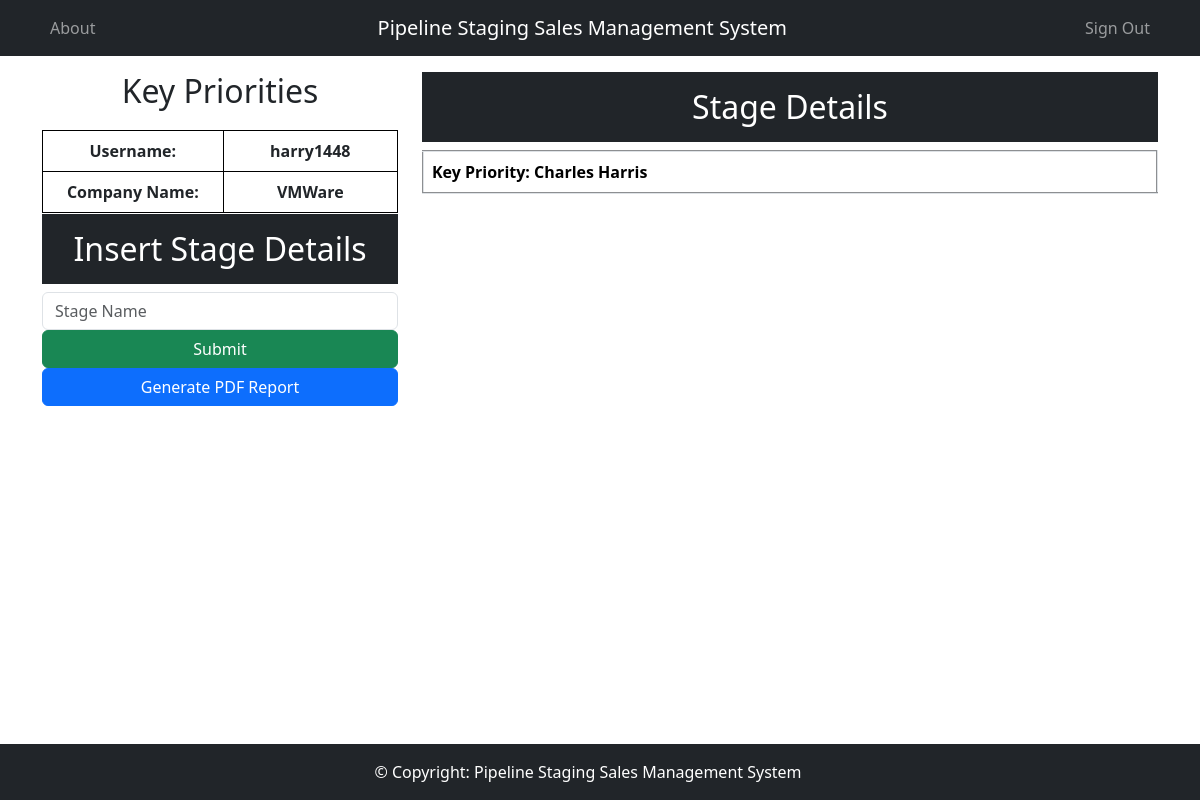
Page /SalesManagementSystemApp/KeyPriorities/HR/harry1448/VMWare/ on the earlier database version.
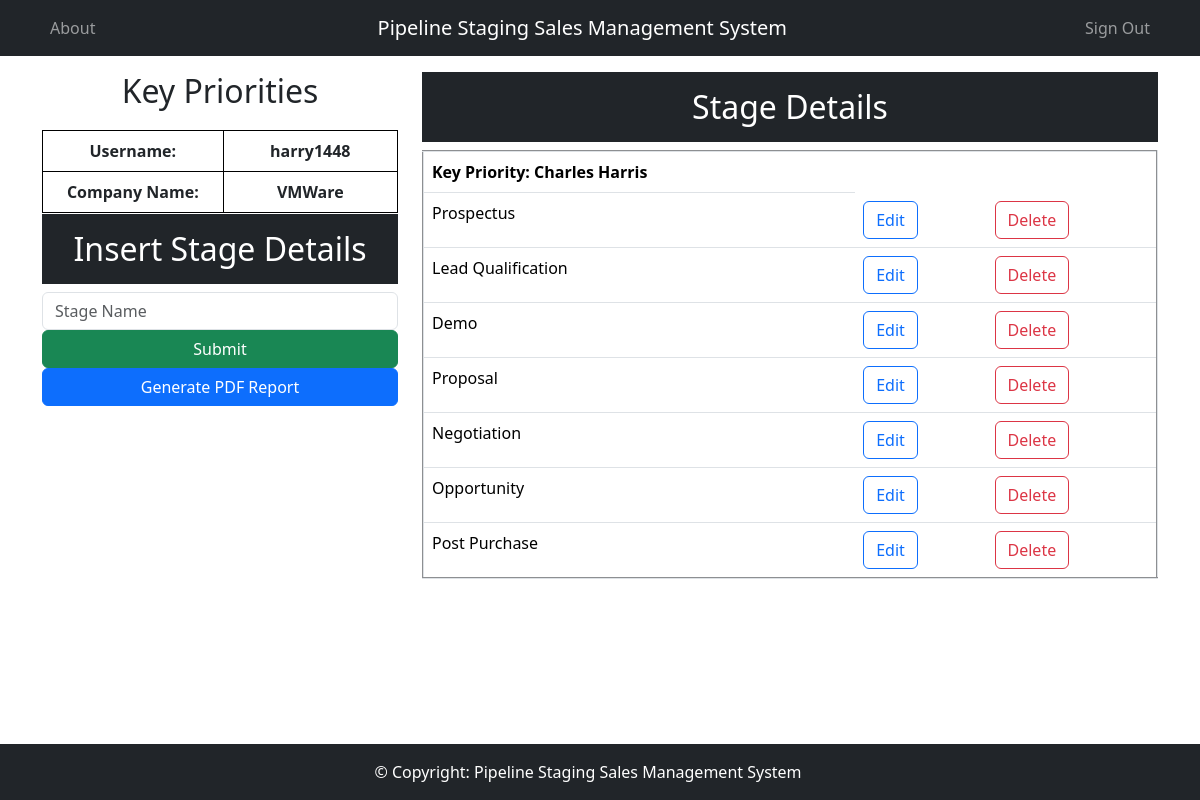
Same page on the later database version.
### SalesManagementSystemApp/models.py (models this page shows, shortened)
class Stage(models.Model):
    custom_stage = models.CharField(max_length=150)

### SalesManagementSystemApp/views.py (the view)
def HRMethod(request, username, company_name):
    data = Stage.objects.all()
    context = {'data': data,'username': username,'company_name':company_name}
    return render(request, "SalesManagementSystemApp/HR.html", context)

### SalesManagementSystemApp/templates/SalesManagementSystemApp/HR.html (shortened to what this page needs)
{% load static %}
<!DOCTYPE HTML>
<html lang="en">
<head>
    <link href="https://cdn.jsdelivr.net/npm/bootstrap@5.3.3/dist/css/bootstrap.min.css" rel="stylesheet">
    <link rel="stylesheet" href="{% static 'SalesManagementSystemApp/css/newhrstyles.css' %}">
</head>
<body>
<nav class="navbar navbar-expand-lg navbar-dark bg-dark">
    <div class="container">
        <div class="collapse navbar-collapse justify-content-flex-start">
            <ul class="navbar-nav">
                 <li class="nav-item">
                    <a class="nav-link"
                href="{%url 'SalesManagementSystemApp:About'%}">About</a>
                </li>
            </ul>
        </div>
        <nav class="navbar-brand">Pipeline Staging Sales Management System</nav>
         <div class="collapse navbar-collapse justify-content-end">
             <ul class="navbar-nav">
               <li class="nav-item">
                    <a class="nav-link"
                href="{%url 'SalesManagementSystemApp:SignOut'%}">Sign Out</a>
                </li>
                </ul>
        </div>
    </div>
  </nav>
{% block content %}
<div class="container mt-3">
    <div class="row">
        <div class="col-md-4">
            <div class="form-headingdetail">
                <h2>Key Priorities</h2>
            </div>
            <div class="tableusers">
                <table border="2">
                    <tbody>
                        <tr>
                            <td><b>Username:</b></td>
                            <td><b>{{ username }}</b></td>
                        </tr>
                        <tr>
                            <td><b>Company Name:</b></td>
                            <td><b>{{ company_name }}</b></td>
                        </tr>
                    </tbody>
                </table>
            </div>
        </div>
        <div class="col-md-8">
    <h2 class="text-center text-white bg-dark p-3">Stage Details</h2>
    <table class="table" border = "2">
        <thead>
            <tr>
                <th scope="col">Key Priority: Charles Harris</th>
            </tr>
        </thead>
        <tbody>
            {% for d in data %}
                <tr>
                    <td>{{ d.custom_stage }}</td>
                    <td><a type="button" href="{% url 'SalesManagementSystemApp:HRTableUpdateStage' id=d.id username=username company_name=company_name  %}" class="btn btn-outline-primary">Edit</a></td>
                    <td><a type="button" href="{% url 'SalesManagementSystemApp:HRTableDeleteStage' id=d.id username=username company_name=company_name stage_name=d.custom_stage %}" class="btn btn-outline-danger">Delete</a></td>
                </tr>
            {% endfor %}
        </tbody>
    </table>
</div>
<div class="fixed-container">
    <div class="container mt-1">
        <div class="row">
            <div class="col-md-4">
                <h2 class="text-center text-white bg-dark p-3">Insert Stage Details</h2>
                <form action="{% url 'SalesManagementSystemApp:HRTableInsertStage' username=username company_name=company_name %}" method="POST">
                    <div class="form-group">
                        <input type="text" class="form-control" placeholder="Stage Name" name="custom_stage">
                    </div>
                    <div class="d-grid gap-2">
                        <button class="btn btn-success" type="submit">Submit</button>
                    </div>
                </form>
                <div class="d-grid gap-2">
                    <a href="{% url 'SalesManagementSystemApp:HRTableGenerate_PDF' username=username company_name=company_name %}" class="btn btn-primary">Generate PDF Report</a>
                </div>
            </div>
        </div>
    </div>
</div>
 {% endblock content %}
<footer class="bg-dark text-white text-center text-lg-start fixed-bottom">
  <div class="container-fluid p-3 row justify-content-center">
    <div class="row">
     <div class="text-center">
       © Copyright: Pipeline Staging Sales Management System
     </div>
    </div>
  </div>
</footer>
  </body>
</html>

Differences in the rows shown:
added Stage: custom_stage "Prospectus"
added Stage: custom_stage "Lead Qualification"
added Stage: custom_stage "Demo"
added Stage: custom_stage "Proposal"
added Stage: custom_stage "Negotiation"
added Stage: custom_stage "Opportunity"
added Stage: custom_stage "Post Purchase"
